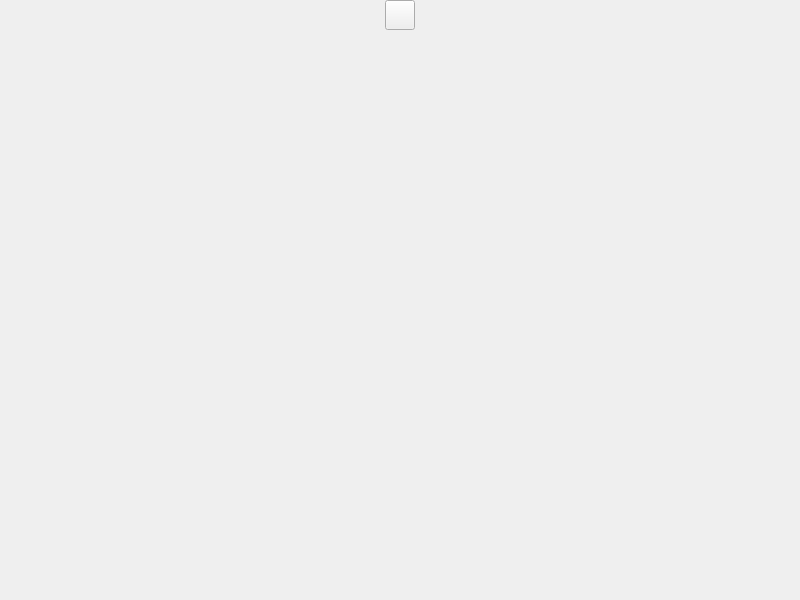
<?xml version="1.0" encoding="UTF-8"?>
<ui version="4.0">
 <class>MineSweeperWidgetCls</class>
 <widget class="QWidget" name="MineSweeperWidgetCls">
  <property name="windowModality">
   <enum>Qt::NonModal</enum>
  </property>
  <property name="geometry">
   <rect>
    <x>0</x>
    <y>0</y>
    <width>800</width>
    <height>600</height>
   </rect>
  </property>
  <property name="windowTitle">
   <string>MineSweeperWidgetCls</string>
  </property>
  <widget class="QLabel" name="timeCounterThirdDigit">
   <property name="geometry">
    <rect>
     <x>0</x>
     <y>0</y>
     <width>30</width>
     <height>30</height>
    </rect>
   </property>
   <property name="text">
    <string/>
   </property>
   <property name="pixmap">
    <pixmap resource="Resources.qrc">:/numbers/numbers/0.png</pixmap>
   </property>
   <property name="scaledContents">
    <bool>true</bool>
   </property>
  </widget>
  <widget class="QLabel" name="timeCounterSecondDigit">
   <property name="geometry">
    <rect>
     <x>30</x>
     <y>0</y>
     <width>30</width>
     <height>30</height>
    </rect>
   </property>
   <property name="text">
    <string/>
   </property>
   <property name="pixmap">
    <pixmap resource="Resources.qrc">:/numbers/numbers/0.png</pixmap>
   </property>
   <property name="scaledContents">
    <bool>true</bool>
   </property>
  </widget>
  <widget class="QLabel" name="timeCounterFirstDigit">
   <property name="geometry">
    <rect>
     <x>60</x>
     <y>0</y>
     <width>30</width>
     <height>30</height>
    </rect>
   </property>
   <property name="text">
    <string/>
   </property>
   <property name="pixmap">
    <pixmap resource="Resources.qrc">:/numbers/numbers/0.png</pixmap>
   </property>
   <property name="scaledContents">
    <bool>true</bool>
   </property>
  </widget>
  <widget class="QLabel" name="mineCounterThirdDigit">
   <property name="geometry">
    <rect>
     <x>710</x>
     <y>0</y>
     <width>30</width>
     <height>30</height>
    </rect>
   </property>
   <property name="text">
    <string/>
   </property>
   <property name="pixmap">
    <pixmap resource="Resources.qrc">:/numbers/numbers/0.png</pixmap>
   </property>
   <property name="scaledContents">
    <bool>true</bool>
   </property>
  </widget>
  <widget class="QLabel" name="mineCounterSecondDigit">
   <property name="geometry">
    <rect>
     <x>740</x>
     <y>0</y>
     <width>30</width>
     <height>30</height>
    </rect>
   </property>
   <property name="text">
    <string/>
   </property>
   <property name="pixmap">
    <pixmap resource="Resources.qrc">:/numbers/numbers/0.png</pixmap>
   </property>
   <property name="scaledContents">
    <bool>true</bool>
   </property>
  </widget>
  <widget class="QLabel" name="mineCounterFirstDigit">
   <property name="geometry">
    <rect>
     <x>770</x>
     <y>0</y>
     <width>30</width>
     <height>30</height>
    </rect>
   </property>
   <property name="text">
    <string/>
   </property>
   <property name="pixmap">
    <pixmap resource="Resources.qrc">:/numbers/numbers/0.png</pixmap>
   </property>
   <property name="scaledContents">
    <bool>true</bool>
   </property>
  </widget>
  <widget class="QPushButton" name="startButton">
   <property name="geometry">
    <rect>
     <x>385</x>
     <y>0</y>
     <width>30</width>
     <height>30</height>
    </rect>
   </property>
   <property name="text">
    <string/>
   </property>
   <property name="icon">
    <iconset resource="Resources.qrc">
     <normaloff>:/faces/faces/main.png</normaloff>:/faces/faces/main.png</iconset>
   </property>
   <property name="iconSize">
    <size>
     <width>30</width>
     <height>30</height>
    </size>
   </property>
   <property name="checkable">
    <bool>false</bool>
   </property>
  </widget>
  <widget class="QWidget" name="gridWidget" native="true">
   <property name="geometry">
    <rect>
     <x>0</x>
     <y>30</y>
     <width>800</width>
     <height>570</height>
    </rect>
   </property>
   <layout class="QGridLayout" name="gridLayout"/>
  </widget>
 </widget>
 <resources>
  <include location="Resources.qrc"/>
 </resources>
 <connections/>
</ui>
